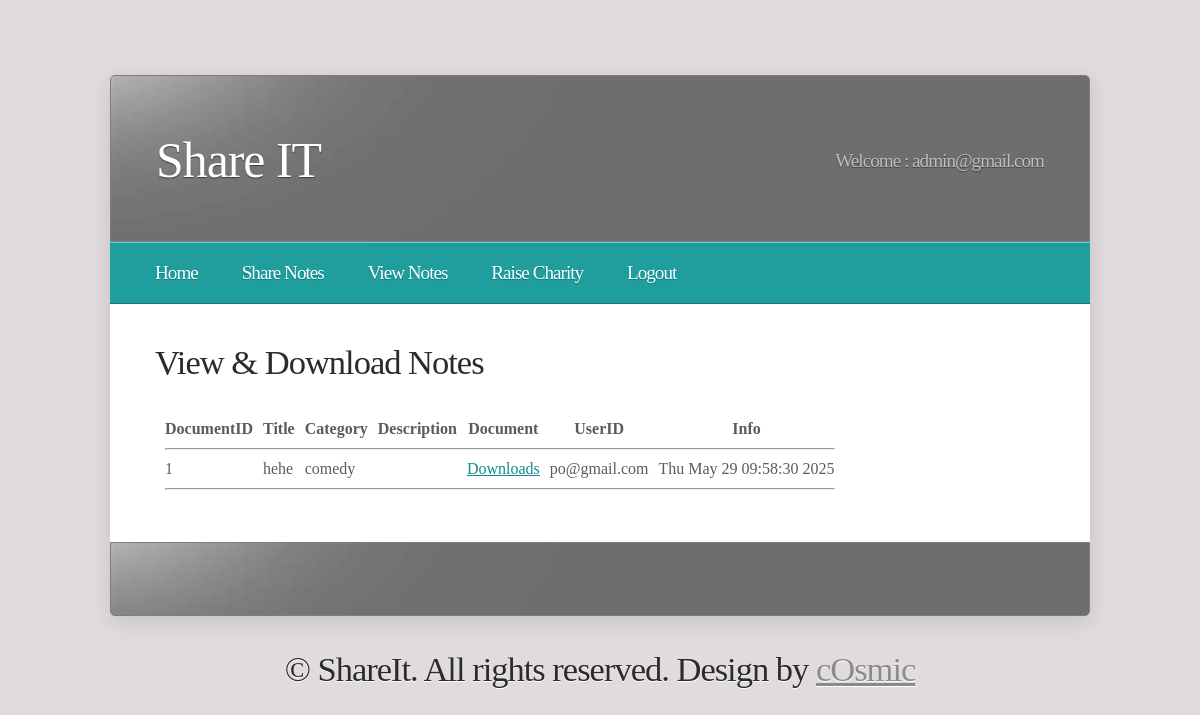
/viewnotes/ (signed in), run on the app's committed database.
### shareit/models.py (models this page shows)
class sahrenotes(models.Model):
    docid=models.AutoField(primary_key=True)
    title=models.CharField(max_length=50)
    category=models.CharField(max_length=50)
    description=models.CharField(max_length=500)
    filename=models.CharField(max_length=100)
    uid=models.CharField(max_length=50)
    info=models.CharField(max_length=50)

### shareit/views.py (the view)
# urls.py: path('viewnotes/', views.viewnotes),
def viewnotes(request):
    data=models.sahrenotes.objects.all()
    return render(request,"viewnotes.html",{"sun":request.session["sun"],"data":data})

### shareit/templates/viewnotes.html
{% load static %}
{% include 'userheader.html' %}
{% include 'usernav.html' %}
<div id="page">
<h2>View & Download Notes</h2>
<table cellspacing="10">
    <tr>
    <th>DocumentID</th>
    <th>Title</th>
    <th>Category</th>
    <th>Description</th>
    <th>Document</th>
    <th>UserID</th>
    <th>Info</th>
    </tr>
    <tr><td colspan="7"><hr/></td></tr>
    {% for row in data %}
    <tr>
    <td>{{row.docid}}</td>
    <td>{{row.title}}</td>
    <td>{{row.category}}</td>
    <td>{{row.decription}}</td>
    <td><a href="/media/{{row.filename}}" >Downloads</a></td>
    <td>{{row.uid}}</td>
    <td>{{row.info}}</td>
    </tr>
    <tr><td colspan="7"><hr/></td></tr>
    {% endfor %}
    </table>
<br class="clearfix" />
</div>
{% include 'footer.html' %}

### shareit/static/style.css (style rules this page uses)
* { margin: 0; padding: 0; }
a { text-decoration: underline; color: #0F8C8C; }
body { font-size: 11.5pt; color: #5C5B5B; line-height: 1.75em; background: #E0DCDC url(images/img01.gif) repeat-x top left; }
body,input { font-family: Georgia, serif; }
h1,h2,h3,h4 { font-weight: normal; letter-spacing: -1px; }
h2 { font-size: 2.25em; }
h2,h3,h4 { color: #2C2B2B; margin-bottom: 1em; }
#page { padding: 45px 45px 15px 45px; position: relative; width: 890px; margin: 0; }

### data on the page
sahrenotes: docid "1", title "hehe", category "comedy", uid "po@gmail.com", info "Thu May 29 09:58:30 2025"

### other printed values
{{ sun }} "admin@gmail.com"
